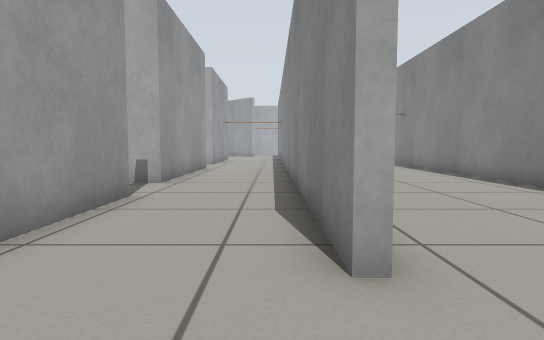
View 1 (above)

24 first-person views from a walk through a world built for the Gazebo simulator. The camera is 0.5 m above the floor, tilts 4° down and sees 75° across. The floor is counted in squares, 0.5 m on a side. Each view is taken from the middle of a square. On the plan, view 1 faces up. The plan holds only what a view shows up to about 13 squares ahead; the rest is blank.

View 2
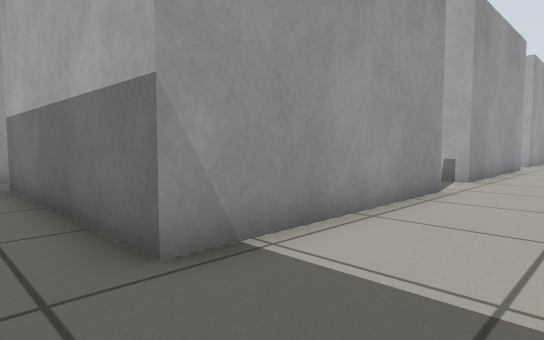

View 3
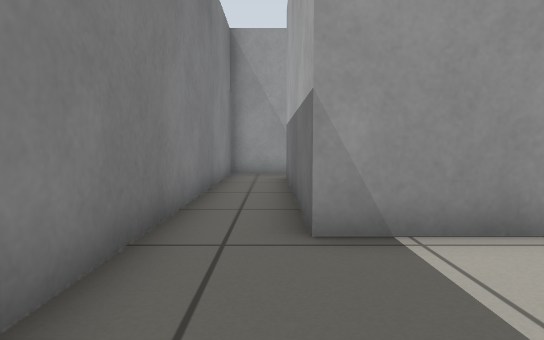

View 4
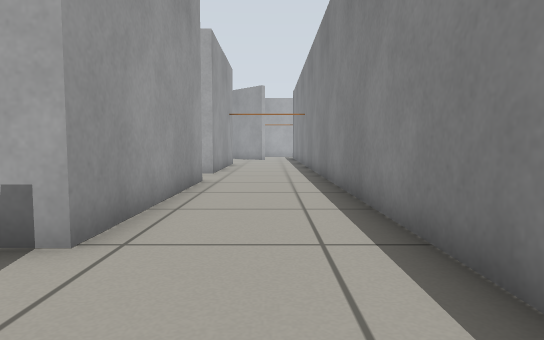

View 5
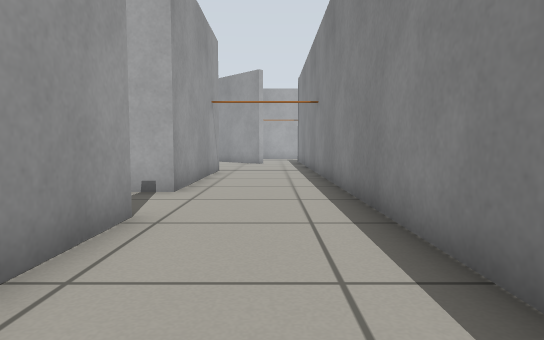

View 6
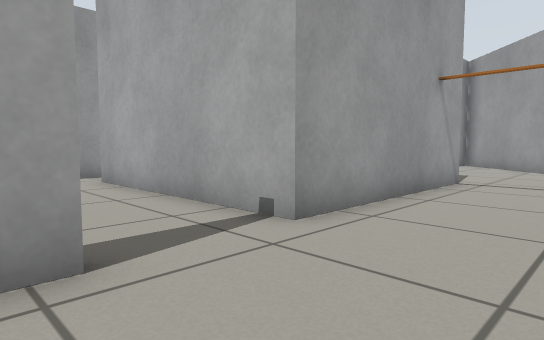

View 7
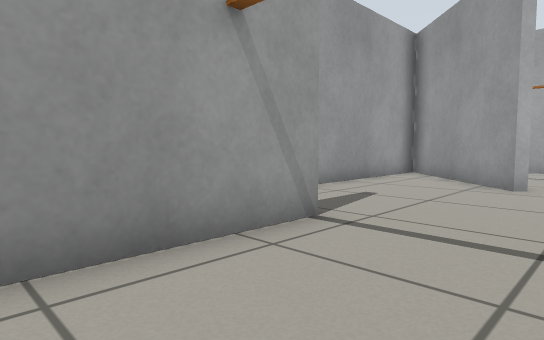

View 8
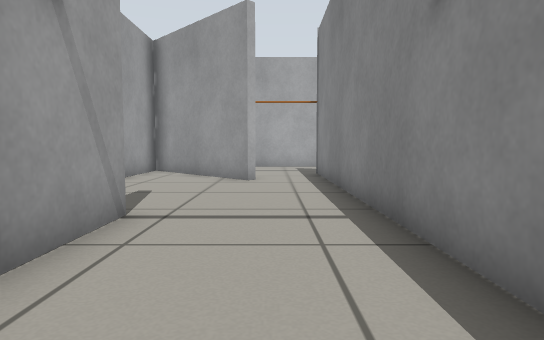

View 9
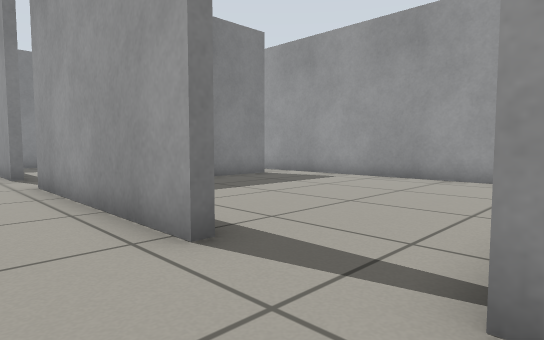

View 10
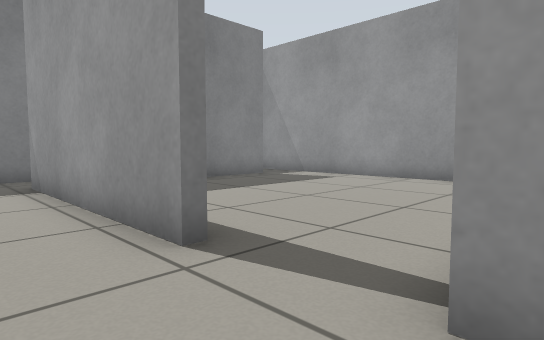

View 11
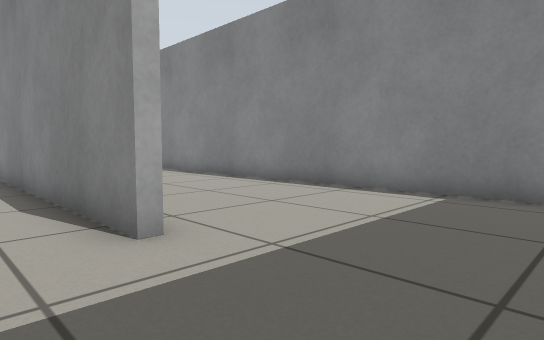

View 12
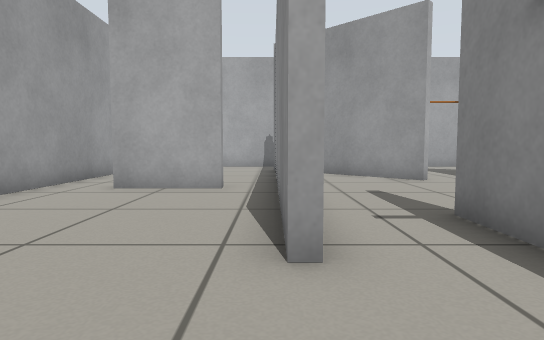

View 13
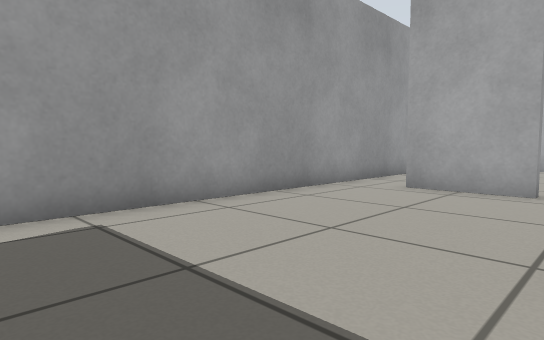

View 14
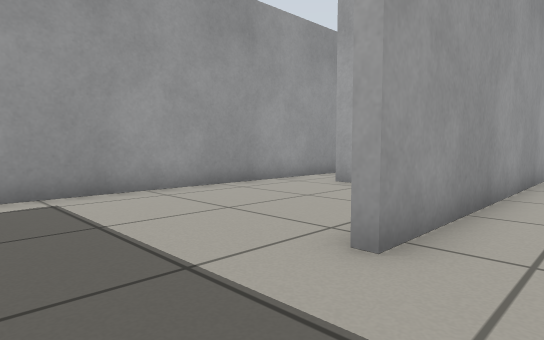

View 15
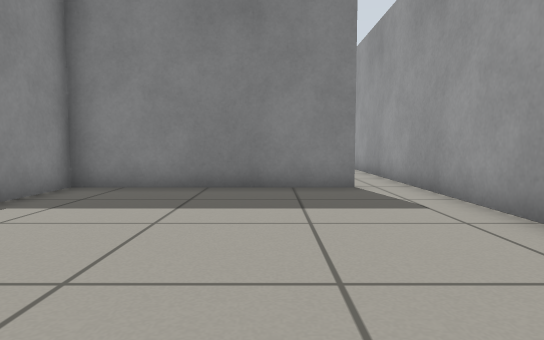

View 16
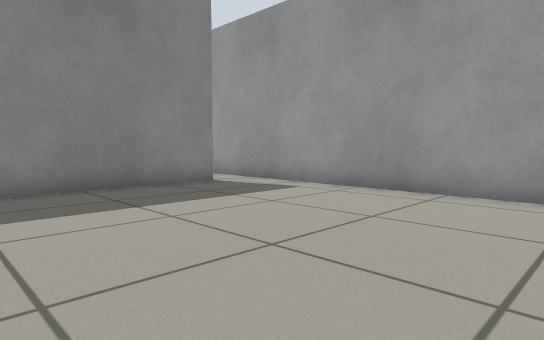

View 17
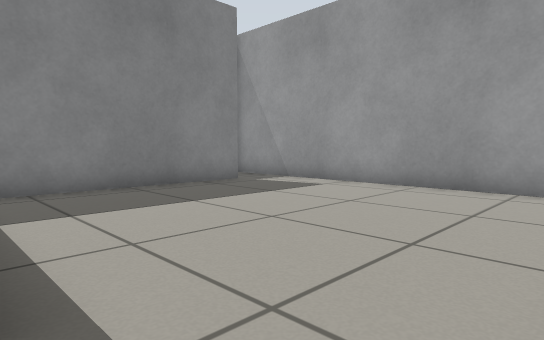

View 18
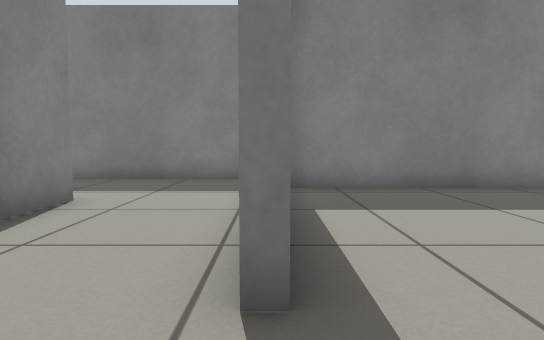

View 19
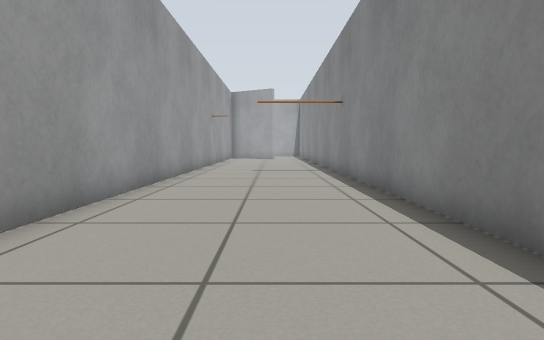

View 20
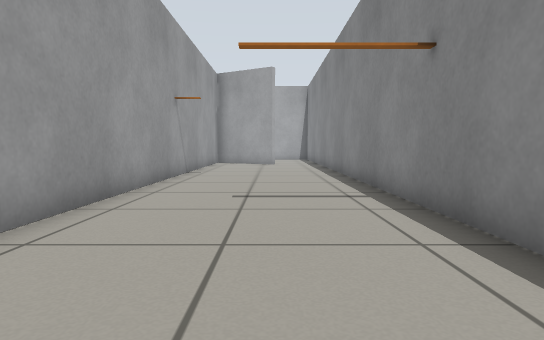

View 21
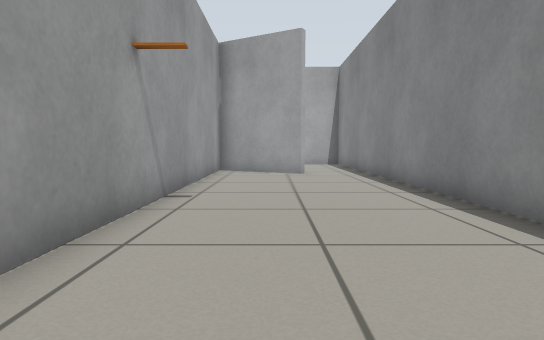

View 22
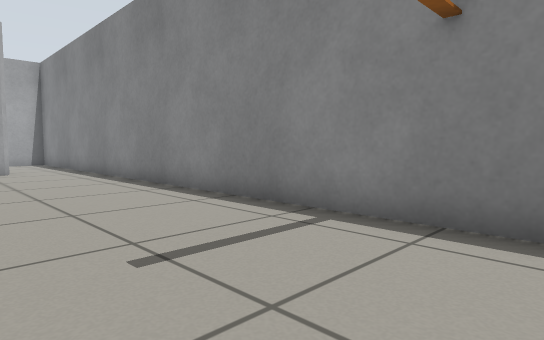

View 23
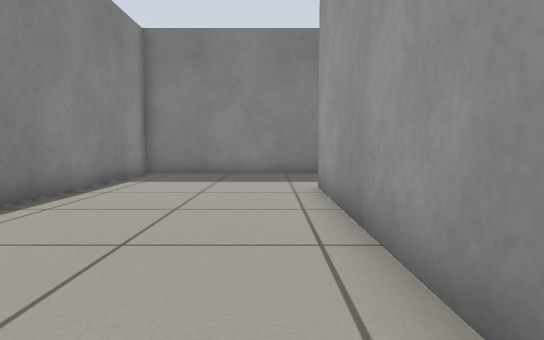

View 24
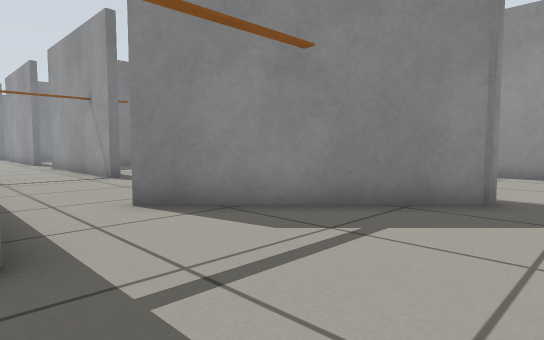

### Floor plan
Points are (right, up) in squares from view 1. A wall is a line through its corners. A room is listed if a view was taken in it or the views show most of it. See-through windows are left out.
Room 1 (views 1, 2, 3, 4, 5, 6, 7, 8, 9, 10, 11, 14, 17, 18)
walls: (-2.8, 15.9) (-2.8, 9.4) (-3.9, 9.4); (-3.4, 23.2) (-3.4, 25) (-3.1, 25) (-3.1, 18.5); (-2.8, 7) (-2.8, 0.4) (-9.9, 0.4); (0.9, 2.6) (0.6, 2.6) (0.6, 31.5); (-1.6, 30) (-5.6, 33.9) (-5.6, 22.9); (-11.5, -0.4) (-11.5, -1.4) (1.5, -1.4)
ways out: opening at (-6, 21) to room 2; opening at (-3, 17) to room 3; opening at (1, 0.5) to room 4; opening at (0, 31) to room 5; opening at (-11, 0) to room 6; opening at (-3, 7.5) to room 6
objects: orange box (-4, 23); orange box (-2, 23) to (0, 23)
Room 2 (views 12, 13)
walls: (-5.9, 22.9) (-5.9, 27.9); (-7.1, 28.2) (-9.7, 28.2); (-11.5, 28.5) (-11.5, 20.6)
ways out: opening at (-6, 21) to room 1; opening at (-11, 19) to room 3; opening at (-10.5, 28); gap at (-7, 28)
Room 3 (views 15, 16)
walls: (-3.4, 15.9) (-2.8, 15.9); (-10, 9.7) (-3.4, 9.7) (-3.4, 11.9); (-3.1, 18.5) (-10.1, 18.5); (-11.5, 19) (-11.5, 9.5)
ways out: opening at (-3, 17) to room 1; opening at (-11, 19) to room 2; opening at (-10.5, 9) to room 6
Room 4 (views 19, 20, 21, 22, 23)
walls: (4, 30.4) (2.6, 31.2); (0.9, 31.1) (0.9, 2.6); (1.5, -1.4) (6.5, -1.4) (6.5, 31.2)
ways out: opening at (1, 0.5) to room 1; opening at (5.5, 31) to room 5
objects: orange box (4, 17) to (6, 17)
Room 5 (view 24)
walls: (0.6, 31.5) (0.6, 32.5); (-2, 36.5) (-2.5, 36.5)
ways out: opening at (0, 31) to room 1; opening at (5.5, 31) to room 4; opening at (-2.8, 34)
Room 6 (no view inside)
walls: (-9.9, 0.7) (-3.4, 0.7); (-11.5, 9.5) (-11.5, -0.4)
ways out: opening at (-11, 0) to room 1; opening at (-3, 7.5) to room 1; opening at (-10.5, 9) to room 3

Where each view was taken, in squares from view 1:
view 1: 0 up, 0 right, facing up
view 2: 1 down, 0 right, facing up-left
view 3: 0 up, 1 right, facing left
view 4: 6 up, 1 left, facing up
view 5: 11 up, 1 left, facing up
view 6: 15 up, 0 right, facing up-left
view 7: 21 up, 0 right, facing up-left
view 8: 20 up, 1 left, facing up
view 9: 19 up, 1 left, facing down-left
view 10: 10 up, 1 left, facing down-left
view 11: 1 down, 1 left, facing up-right
view 12: 20 up, 6 left, facing up
view 13: 20 up, 6 left, facing up-left
view 14: 20 up, 4 left, facing up-left
view 15: 18 up, 8 left, facing down
view 16: 18 up, 4 left, facing down-left
view 17: 9 up, 3 left, facing down-left
view 18: 9 up, 3 left, facing down
view 19: 5 up, 4 right, facing up
view 20: 12 up, 4 right, facing up
view 21: 18 up, 3 right, facing up
view 22: 16 up, 2 right, facing up-right
view 23: 11 up, 2 right, facing down
view 24: 36 up, 1 right, facing down-left
